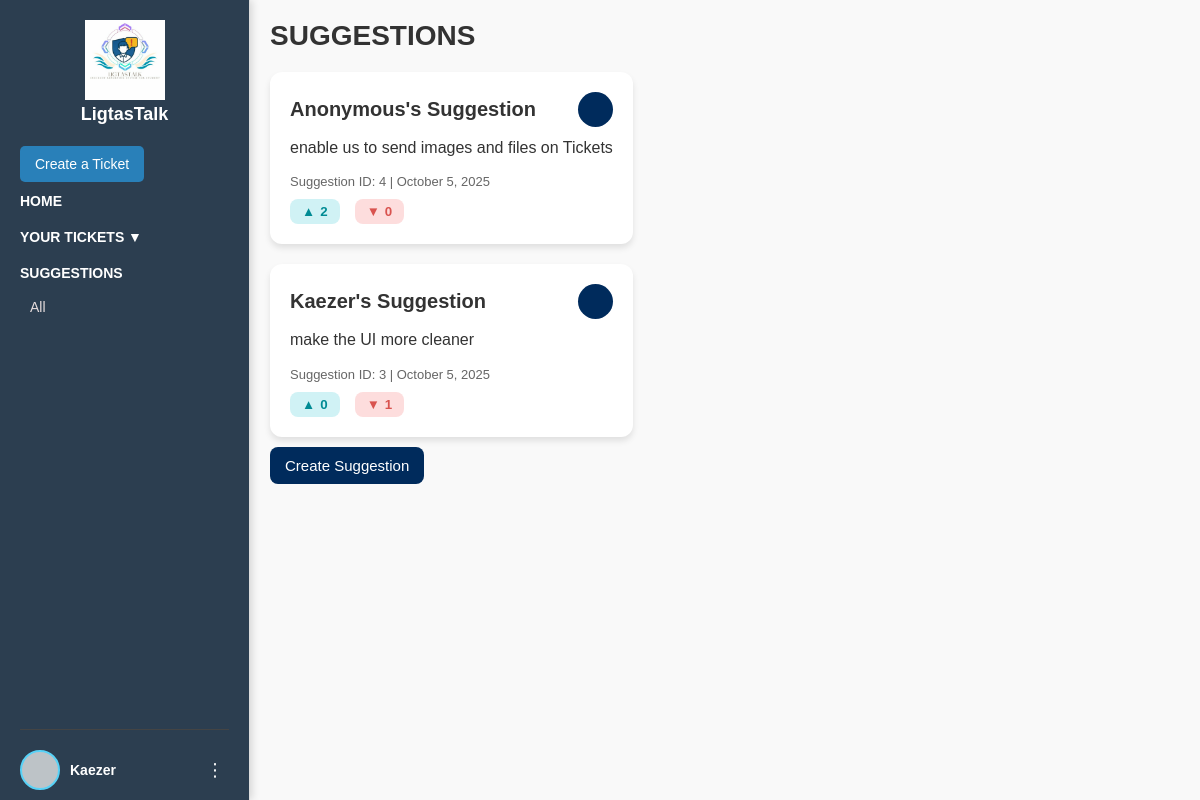
/suggestions.php (signed in), run on the app's committed database.
### tables this page shows
CREATE TABLE `suggestion` (
  `suggestion_id` int(11) NOT NULL,
  `account_id` int(11) DEFAULT NULL,
  `details` text NOT NULL,
  `created_at` datetime DEFAULT current_timestamp(),
  `anonymous` tinyint(1) DEFAULT 0,
  `upvotes` int(11) DEFAULT 0,
  `downvotes` int(11) DEFAULT 0
);

CREATE TABLE `account` (
  `account_id` int(11) NOT NULL,
  `id_number` varchar(50) DEFAULT NULL,
  `email` varchar(100) DEFAULT NULL,
  `password` varchar(255) NOT NULL,
  `name` varchar(100) DEFAULT NULL,
  `role` enum('User','Staff','Admin') NOT NULL,
  `profile_pic` varchar(255) DEFAULT NULL
);

### suggestions.php (the view, shortened to what this page needs)
<?php
require 'connect.php';
$suggestions_sql = "SELECT s.*, a.name
                    FROM suggestion s
                    LEFT JOIN account a ON s.account_id = a.account_id
                    ORDER BY s.created_at DESC";
$suggestions = $conn->query($suggestions_sql);
?>
<!DOCTYPE html>
<html lang="en">
<head>
  <link rel="stylesheet" href="css/userStyle.css">
  <link rel="stylesheet" href="css/suggestionsStyle.css">
</head>
<body>
  <aside class="sidebar">
    <div>
      <div class="LogoContainer">
        <img class="logo image" src="images/Logo.jpg" alt="LigtasTalk Logo">
        <h2 class="logo title">LigtasTalk</h2>
      </div>
      <div class="menu">
        <label for="toggleTicket" class="createTicket">Create a Ticket</label>
        <a href="userHome.php"><h4>Home</h4></a>
        <label for="ticketDropdown" class="dropdown-label">
          <h4>Your Tickets ▼</h4>
        </label>
        <h4>Suggestions</h4>
        <ul>
          <li><a href="suggestions.php">All</a></li>
        </ul>
      </div>
    </div>
    <div class="bottom">
      <div class="profile">
        <div class="profile-pic"></div>
        <div class="username"><?php echo htmlspecialchars($_SESSION['name']); ?></div>
      </div>
      <div class="usern-container">
        <label for="ellipsisToggle" class="ellipsis">⋮</label>
      </div>
    </div>
  </aside>
  <main class="suggestions-container">
    <h2>SUGGESTIONS</h2>
    <?php
    if ($suggestions->num_rows > 0) {
      while ($row = $suggestions->fetch_assoc()) {
        $author = $row['anonymous'] ? 'Anonymous' : htmlspecialchars($row['name']);
        $date = date("F j, Y", strtotime($row['created_at']));
        echo "
        <div class='suggestion-card'>
          <div class='suggestion-header'>
            <div class='suggestion-title'>{$author}'s Suggestion</div>
            <div class='user-avatar'></div>
          </div>
          <div class='suggestion-body'>
            " . nl2br(htmlspecialchars($row['details'])) . "
          </div>
          <div class='suggestion-meta'>
            Suggestion ID: {$row['suggestion_id']} | {$date}
          </div>
          <div class='suggestion-footer'>
            <button class='vote-btn vote-up' onclick='vote(this, 1)' data-suggestion='{$row['suggestion_id']}'>▲ <span class='count'>" . ($row['upvotes'] ?? 0) . "</span></button>
            <button class='vote-btn vote-down' onclick='vote(this, -1)' data-suggestion='{$row['suggestion_id']}'>▼ <span class='count'>" . ($row['downvotes'] ?? 0) . "</span></button>
          </div>
        </div>";
      }
    } else {
      echo "<p style='color:gray;text-align:center;margin-top:50px;margin-bottom:50px;'>No suggestions yet. Be the first to submit one!</p>";
    }
    ?>
    <label for="toggleSuggestion" class="create-btn">Create Suggestion</label>
  </main>
</body>
</html>

### css/userStyle.css (style rules this page uses)
* { margin: 0; padding: 0; box-sizing: border-box; font-family: Arial, sans-serif; }
a { text-decoration: none; color: inherit; }
body { display: flex; background: #fafafa; color: #333; }
.sidebar { width: 250px; background: #2c3e50; border-right: 1px solid #ddd; height: 100vh; color: white; display: flex; flex-direction: column; justify-content: space-between; padding: 20px; padding-bottom: 0px; box-shadow: 2px 0 8px rgba(0,0,0,0.15); }
.bottom { padding-top: 20px; padding-bottom:10px; border-top: 1px solid #444; display: flex; justify-content: space-between; align-items: center; }
.profile { display: flex; align-items: center; gap: 10px; }
.profile-pic { border: 2px solid #58d2f7; width: 40px; height: 40px; border-radius: 50%; background: #bdc3c7; }
.username { font-size: 14px; font-weight: 600; }
.usern-container { position: relative; }
.ellipsis { font-size: 20px; padding: 5px; border-radius: 50%; transition: background 0.2s; cursor: pointer; font-size: 18px; }
.LogoContainer { text-align: center; }
.logo.image { width:5rem; margin-bottom: 0px; }
.logo { font-size: 18px; font-weight: bold; margin-bottom: 30px; color: white; }
.menu h4 { margin: 5px 0 10px; margin-top: 20px; font-size: 14px; text-transform: uppercase; color: #ffffff; }
.menu ul { list-style: none; }
.menu ul li { padding: 8px 10px; font-size: 14px; display: flex; justify-content: space-between; align-items: center; cursor: pointer; color: rgb(231, 221, 221); }
.dropdown-label { cursor: pointer; display: block; padding: 0px 10px; padding-left: 0px; color: #fff; font-size: 14px; user-select: none; }
.createTicket { margin-top: 10px; padding: 10px 15px; background: #2980b9; color: #fff; border: none; border-radius: 5px; cursor: pointer; font-size: 14px; transition: background 0.2s; }

### css/suggestionsStyle.css (style rules this page uses)
body { font-family: Arial, sans-serif; background: #f9f9f9; }
.suggestions-container { padding: 20px; }
.suggestions-container h2 { font-size: 28px; font-weight: bold; margin-bottom: 20px; }
.suggestion-card { background: #fff; border-radius: 12px; padding: 20px; margin-bottom: 20px; box-shadow: 0 4px 6px rgba(0,0,0,0.1); }
.suggestion-header { display: flex; align-items: center; justify-content: space-between; margin-bottom: 10px; }
.suggestion-title { font-size: 20px; font-weight: bold; }
.user-avatar { width: 35px; height: 35px; border-radius: 50%; background: #002b5c; }
.suggestion-body { margin-bottom: 15px; color: #333; line-height: 1.4; }
.suggestion-meta { font-size: 13px; color: #666; display: flex; align-items: center; gap: 8px; margin-bottom: 10px; }
.suggestion-footer { display: flex; gap: 15px; }
.vote-btn { display: flex; align-items: center; gap: 5px; border: none; border-radius: 8px; padding: 5px 12px; font-weight: bold; cursor: pointer; transition: transform 0.2s; }
.vote-up { background: #d0f2f5; color: #008b94; }
.vote-down { background: #fddddd; color: #d9534f; }
.create-btn { background: #002b5c; color: white; margin-top: 20px; border: none; border-radius: 8px; padding: 10px 15px; font-size: 15px; cursor: pointer; margin-top: 10px; }

### data on the page
suggestion: anonymous "Anonymous", details "enable us to send images and files on Tickets", suggestion_id "4", created_at "October 5, 2025", upvotes "2", downvotes "0"
suggestion: account.name "Kaezer", details "make the UI more cleaner", suggestion_id "3", created_at "October 5, 2025", upvotes "0", downvotes "1"

### other printed values
$_SESSION['name'] "Kaezer"
